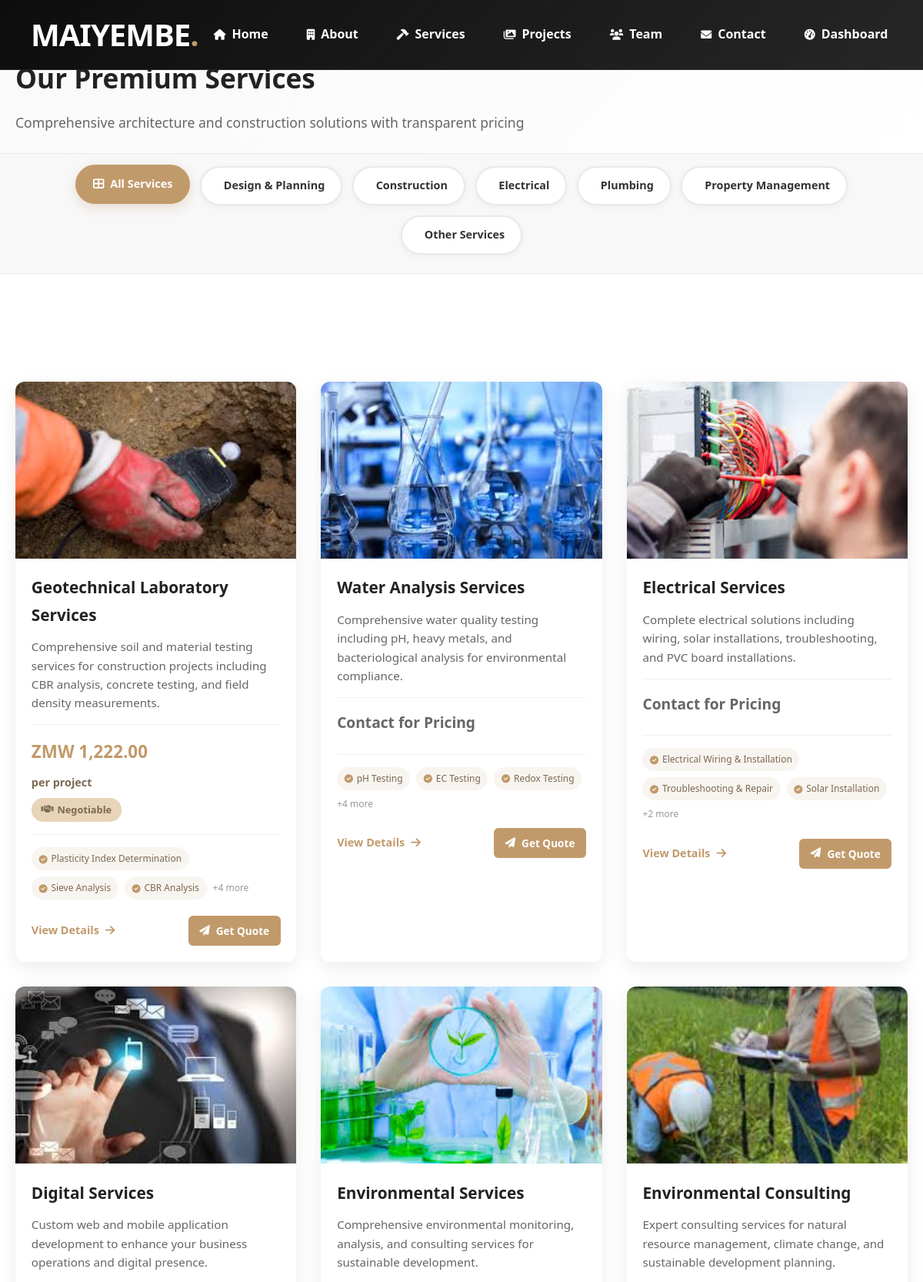
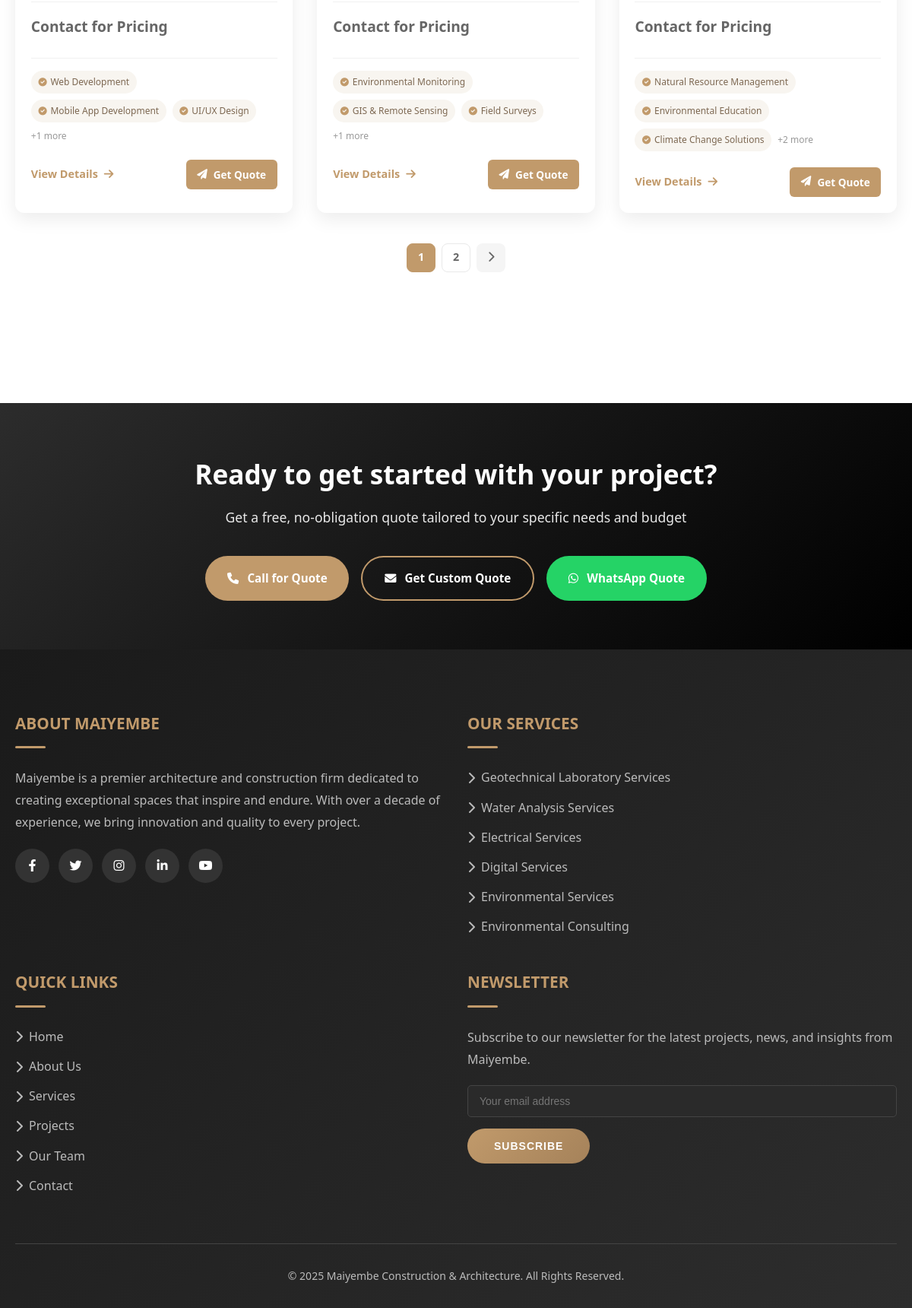
Page /services/ on the committed database (2 pictures, top to bottom).
### core/models.py (models this page shows, shortened)
class Service(models.Model):
    title = models.CharField(max_length=100)
    slug = models.SlugField(unique=True, blank=True)
    short_description = models.TextField(help_text="Brief description for cards and listings", null=True, blank=True)
    full_description = models.TextField(help_text="Detailed description for service page", null=True, blank=True)
    image = models.ImageField(upload_to='services/')
    SERVICE_CATEGORIES = [
        ('design', 'Design & Planning'),
        ('construction', 'Construction'),
        ('electrical', 'Electrical'),
        ('plumbing', 'Plumbing'),
        ('management', 'Property Management'),
        ('other', 'Other Services'),
    ]
    category = models.CharField(
        max_length=50,
        choices=SERVICE_CATEGORIES,
        default='construction'
    )
    icon = models.CharField(
        max_length=50,
        help_text="Font Awesome icon class (e.g. 'fas fa-home')",
        blank=True
    )
    is_featured = models.BooleanField(default=False)
    display_order = models.PositiveIntegerField(default=0)
    created_at = models.DateTimeField(auto_now_add=True)
    updated_at = models.DateTimeField(auto_now=True)
    is_active = models.BooleanField(default=True)
    created_by = models.ForeignKey(
        settings.AUTH_USER_MODEL,
        on_delete=models.SET_NULL,
        null=True,
        related_name='services_created'
    )
    last_updated_by = models.ForeignKey(
        settings.AUTH_USER_MODEL,
        on_delete=models.SET_NULL,
        null=True,
        related_name='services_updated'
    )
    starting_price = models.DecimalField(
        max_digits=12,
        decimal_places=2,
        null=True,
        blank=True,
        help_text="Starting price for this service"
    )
    price_unit = models.CharField(
        max_length=50,
        blank=True,
        help_text="e.g., per square meter, per project, etc."
    )
    price_description = models.TextField(
        blank=True,
        help_text="Description of what's included in the starting price"
    )
    is_price_negotiable = models.BooleanField(default=True)
    price_display_type = models.CharField(
        max_length=20,
        choices=[
            ('starting_from', 'Starting From'),
            ('fixed', 'Fixed Price'),
            ('custom', 'Custom Quote'),
            ('free_consultation', 'Free Consultation'),
        ],
        default='starting_from'
    )
    pricing_breakdown = models.TextField(
        blank=True,
        help_text="Detailed breakdown of what's included in the price (one per line)"
    )
    estimated_duration = models.CharField(
        max_length=100,
        blank=True,
        help_text="e.g., 2-4 weeks, 1-2 days, etc."
    )
    includes_services = models.TextField(
        blank=True,
        help_text="List of services included (one per line)"
    )
    optional_addons = models.TextField(
        blank=True,
        help_text="Optional additional services with prices (one per line)"
    )
    class Meta:
        ordering = ['display_order']
    def get_price_display(self):
        if not self.starting_price:
            return "Contact for pricing"
        if self.price_display_type == 'starting_from':
            return f"Starting from ZMW {self.starting_price:,.2f}"
        elif self.price_display_type == 'fixed':
            return f"ZMW {self.starting_price:,.2f}"
        elif self.price_display_type == 'custom':
            return "Custom Quote"
        elif self.price_display_type == 'free_consultation':
            return "Free Consultation"
        return f"ZMW {self.starting_price:,.2f}"

class ServiceFeature(models.Model):
    service = models.ForeignKey(
        Service,
        related_name='features',
        on_delete=models.CASCADE
    )
    title = models.CharField(max_length=200)
    description = models.TextField(blank=True)
    icon = models.CharField(
        max_length=50,
        blank=True,
        help_text="Font Awesome icon class (e.g. 'fas fa-check')"
    )

### core/views.py (the view)
# urls.py: path('services/', ServiceListView.as_view(), name='service_list'),
class ServiceListView(ListView):
    model = Service
    template_name = 'services/service_list.html'
    context_object_name = 'services'
    paginate_by = 6
    def get_queryset(self):
        queryset = Service.objects.filter(is_active=True).order_by('display_order')
        category = self.request.GET.get('category')
        if category:
            queryset = queryset.filter(category=category)
        return queryset
    def get_context_data(self, **kwargs):
        context = super().get_context_data(**kwargs)
        context['categories'] = Service.SERVICE_CATEGORIES
        context['current_category'] = self.request.GET.get('category')
        return context

### templates/services/service_list.html (shortened to what this page needs)
{% extends 'base.html' %}
{% load static %}
{% block content %}
<section class="page-header" style="margin-top: 0; padding-top: 2rem;">
    <div class="container">
        <div class="breadcrumbs">
            <a href="{% url 'core:home' %}">Home</a>
            <span>/</span>
            <a href="{% url 'core:service_list' %}" class="current">Services</a>
        </div>
        <h1>Our Premium Services</h1>
        <p>Comprehensive architecture and construction solutions with transparent pricing</p>
    </div>
</section>
<section class="services-filter" style="padding-top: 1rem;">
    <div class="container">
        <div class="category-filter">
            <a href="{% url 'core:service_list' %}" class="filter-btn {% if not current_category %}active{% endif %}">
                <i class="fas fa-th-large"></i> All Services
            </a>
            {% for value, label in categories %}
            <a href="{% url 'core:service_list' %}?category={{ value }}"
               class="filter-btn {% if current_category == value %}active{% endif %}">
               <i class="fas fa-{{ value }}"></i> {{ label }}
            </a>
            {% endfor %}
        </div>
    </div>
</section>
<section class="services-list">
    <div class="container">
        {% if services %}
            <div class="services-grid-modern">
                {% for service in services %}
                <div class="service-card-modern">
                    <div class="service-card-image">
                        <img src="{{ service.image.url }}" alt="{{ service.title }}">
                    </div>
                    <div class="service-card-content">
                        <h3>{{ service.title }}</h3>
                        <p>{{ service.short_description }}</p>
                        <div class="service-pricing" style="margin: 1rem 0;">
                            {% if service.starting_price %}
                            <div class="service-price" style="font-size: 1.4rem; font-weight: 800; color: #c19a6b; margin-bottom: 0.5rem;">
                                {{ service.get_price_display }}
                            </div>
                            {% if service.price_unit %}
                            <div class="price-unit" style="color: #7d6852; font-size: 0.9rem; font-weight: 600;">
                                {{ service.price_unit }}
                            </div>
                            {% endif %}
                            {% if service.is_price_negotiable %}
                            <div class="negotiable-badge" style="background: #e8d4b8; color: #7d6852; padding: 0.3rem 0.8rem; border-radius: 15px; font-size: 0.8rem; font-weight: 600; display: inline-flex; align-items: center; gap: 0.3rem; margin-top: 0.5rem;">
                                <i class="fas fa-handshake"></i> Negotiable
                            </div>
                            {% endif %}
                            {% else %}
                            <div class="service-price" style="font-size: 1.2rem; font-weight: 700; color: #666; margin-bottom: 0.5rem;">
                                Contact for Pricing
                            </div>
                            {% endif %}
                        </div>
                        <div class="service-features-preview">
                            {% for feature in service.features.all|slice:":3" %}
                            <span class="feature-tag">
                                <i class="fas fa-check-circle"></i> {{ feature.title }}
                            </span>
                            {% endfor %}
                            {% if service.features.count > 3 %}
                            <span class="feature-more">+{{ service.features.count|add:"-3" }} more</span>
                            {% endif %}
                        </div>
                        <div class="service-card-footer">
                            <a href="{% url 'core:service_detail' service.slug %}" class="btn-text">
                                View Details <i class="fas fa-arrow-right"></i>
                            </a>
                            <a href="{% url 'core:submit_service_request' %}?service={{ service.id }}" class="btn-primary-sm">
                                <i class="fas fa-paper-plane"></i> Get Quote
                            </a>
                        </div>
                    </div>
                </div>
                {% endfor %}
            </div>
            {% if is_paginated %}
            <div class="pagination-modern">
                {% for num in page_obj.paginator.page_range %}
                    {% if page_obj.number == num %}
                        <a href="?page={{ num }}{% if current_category %}&category={{ current_category }}{% endif %}" class="pagination-number active">{{ num }}</a>
                    {% elif num > page_obj.number|add:'-3' and num < page_obj.number|add:'3' %}
                        <a href="?page={{ num }}{% if current_category %}&category={{ current_category }}{% endif %}" class="pagination-number">{{ num }}</a>
                    {% endif %}
                {% endfor %}
                {% if page_obj.has_next %}
                    <a href="?page={{ page_obj.next_page_number }}{% if current_category %}&category={{ current_category }}{% endif %}" class="pagination-arrow">
                        <i class="fas fa-chevron-right"></i>
                    </a>
                {% endif %}
            </div>
            {% endif %}
        {% endif %}
    </div>
</section>
<section class="services-cta-modern">
    <div class="container">
        <div class="cta-content">
            <h2>Ready to get started with your project?</h2>
            <p>Get a free, no-obligation quote tailored to your specific needs and budget</p>
            <div class="cta-buttons">
                <a href="tel:+260963632816" class="btn-cta">
                    <i class="fas fa-phone"></i> Call for Quote
                </a>
                <a href="{% url 'core:submit_service_request' %}" class="btn-cta-outline">
                    <i class="fas fa-envelope"></i> Get Custom Quote
                </a>
                <a href="https://wa.me/260977294954" class="btn-cta-whatsapp">
                    <i class="fab fa-whatsapp"></i> WhatsApp Quote
                </a>
            </div>
        </div>
    </div>
</section>
{% endblock %}

### templates/base.html (shortened to what this page needs)
<!DOCTYPE html>
{% load static %}
<html lang="en">
<head>
    <link rel="stylesheet" href="https://cdnjs.cloudflare.com/ajax/libs/font-awesome/6.0.0-beta3/css/all.min.css">
    <link rel="stylesheet" href="https://cdn.jsdelivr.net/npm/swiper@9/swiper-bundle.min.css" />
</head>
<body>
    <header itemscope itemtype="https://schema.org/WPHeader">
        <div class="header-container">
            <a href="{% url 'core:home' %}" class="logo" aria-label="Maiyembe Homepage">
                MAIYEMBE<span>.</span>
            </a>
            <nav itemscope itemtype="https://schema.org/SiteNavigationElement">
                <ul id="nav-menu">
                    <li itemprop="name"><a href="{% url 'core:home' %}" itemprop="url"><i class="fas fa-home"></i>Home</a></li>
                    <li itemprop="name"><a href="#about" itemprop="url"><i class="fas fa-building"></i>About</a></li>
                    <li itemprop="name"><a href="{% url 'core:service_list' %}"><i class="fas fa-hammer"></i>Services</a></li>
                    <li itemprop="name"><a href="{% url 'core:home' %}#gallery" itemprop="url"><i class="fas fa-images"></i>Projects</a></li>
                    <li itemprop="name"><a href="{% url 'core:home' %}#team" itemprop="url"><i class="fas fa-users"></i>Team</a></li>
                    <li itemprop="name"><a href="{% url 'core:home' %}#contact" itemprop="url"><i class="fas fa-envelope"></i>Contact</a></li>
                    <li itemprop="name"><a href="{% url 'core:dashboard' %}"><i class="fas fa-tachometer-alt"></i>Dashboard</a></li>
                </ul>
            </nav>
        </div>
    </header>
    {% block content %}
    {% endblock %}
    <footer>
        <div class="container">
            <div class="footer-content">
                <div class="footer-column">
                    <h3>ABOUT MAIYEMBE</h3>
                    <p>Maiyembe is a premier architecture and construction firm dedicated to creating exceptional spaces that inspire and endure. With over a decade of experience, we bring innovation and quality to every project.</p>
                    <div class="social-links">
                        <a href="#"><i class="fab fa-facebook-f"></i></a>
                        <a href="#"><i class="fab fa-twitter"></i></a>
                        <a href="#"><i class="fab fa-instagram"></i></a>
                        <a href="#"><i class="fab fa-linkedin-in"></i></a>
                        <a href="#"><i class="fab fa-youtube"></i></a>
                    </div>
                </div>
                <div class="footer-column">
                    <h3>OUR SERVICES</h3>
                    <ul>
                        {% for service in services|slice:":6" %}
                        <li><a href="{% url 'core:service_detail' service.slug %}"><i class="fas fa-chevron-right"></i>{{ service.title }}</a></li>
                        {% endfor %}
                    </ul>
                </div>
                <div class="footer-column">
                    <h3>QUICK LINKS</h3>
                    <ul>
                        <li><a href="#home"><i class="fas fa-chevron-right"></i>Home</a></li>
                        <li><a href="#about"><i class="fas fa-chevron-right"></i>About Us</a></li>
                        <li><a href="#services"><i class="fas fa-chevron-right"></i>Services</a></li>
                        <li><a href="#gallery"><i class="fas fa-chevron-right"></i>Projects</a></li>
                        <li><a href="#team"><i class="fas fa-chevron-right"></i>Our Team</a></li>
                        <li><a href="#contact"><i class="fas fa-chevron-right"></i>Contact</a></li>
                    </ul>
                </div>
                <div class="footer-column">
                    <h3>NEWSLETTER</h3>
                    <p>Subscribe to our newsletter for the latest projects, news, and insights from Maiyembe.</p>
                    <form class="newsletter-form" method="post" action="{% url 'core:subscribe' %}">
                        <input type="email" name="email" placeholder="Your email address" required>
                        <button type="submit" class="btn">SUBSCRIBE</button>
                    </form>
                </div>
            </div>
            <div class="copyright">
                <p>&copy; {% now "Y" %} Maiyembe Construction & Architecture. All Rights Reserved.</p>
            </div>
        </div>
    </footer>
</body>
</html>

### rows in the picture
Service: image (picture), title "Geotechnical Laboratory Services", short_description "Comprehensive soil and material testing services for construction projects including CBR analysis, concrete testing, and field density measurements.", price "ZMW 1,222.00", price_unit "per project", is_price_negotiable True (drawn), features.count|add "4"
ServiceFeature: title "Plasticity Index Determination"
ServiceFeature: title "Sieve Analysis"
ServiceFeature: title "CBR Analysis"
Service: image (picture), title "Water Analysis Services", short_description "Comprehensive water quality testing including pH, heavy metals, and bacteriological analysis for environmental compliance.", shows "Contact for Pricing", features.count|add "4"
ServiceFeature: title "pH Testing"
ServiceFeature: title "EC Testing"
ServiceFeature: title "Redox Testing"
Service: image (picture), title "Electrical Services", short_description "Complete electrical solutions including wiring, solar installations, troubleshooting, and PVC board installations.", shows "Contact for Pricing", features.count|add "2"
ServiceFeature: title "Electrical Wiring & Installation"
ServiceFeature: title "Troubleshooting & Repair"
ServiceFeature: title "Solar Installation"
Service: image (picture), title "Digital Services", short_description "Custom web and mobile application development to enhance your business operations and digital presence.", shows "Contact for Pricing", features.count|add "1"
ServiceFeature: title "Web Development"
ServiceFeature: title "Mobile App Development"
ServiceFeature: title "UI/UX Design"
Service: image (picture), title "Environmental Services", short_description "Comprehensive environmental monitoring, analysis, and consulting services for sustainable development.", shows "Contact for Pricing", features.count|add "1"
ServiceFeature: title "Environmental Monitoring"
ServiceFeature: title "GIS & Remote Sensing"
ServiceFeature: title "Field Surveys"
Service: image (picture), title "Environmental Consulting", short_description "Expert consulting services for natural resource management, climate change, and sustainable development planning.", shows "Contact for Pricing", features.count|add "2"
ServiceFeature: title "Natural Resource Management"
ServiceFeature: title "Environmental Education"
ServiceFeature: title "Climate Change Solutions"

### other values in the picture
{{ label }} "Design & Planning" "Construction" "Electrical" "Plumbing" "Property Management" "Other Services"
{{ num }} "1"
{{ num }} "2"
